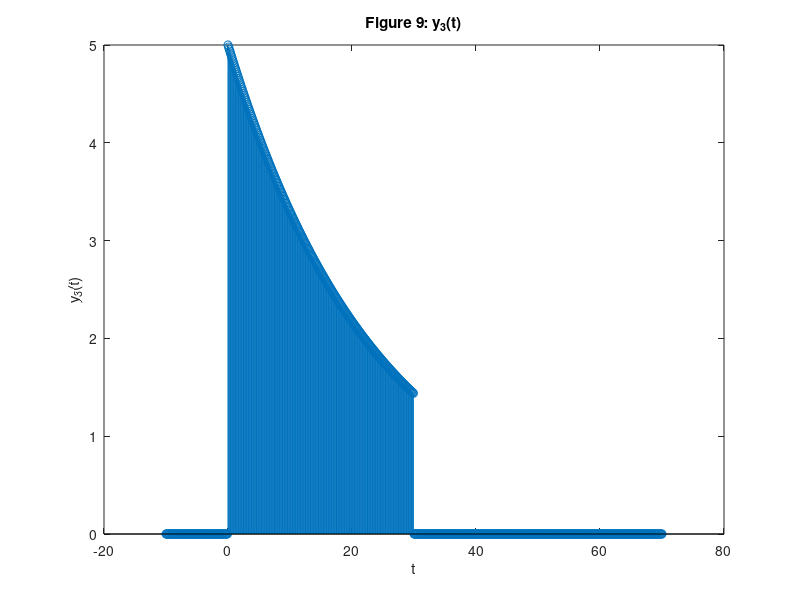

The MATLAB script that drew this image:

% CT signal: z(t) = 5*e^(-t/8)*(u(t)-u(t-10))
% where t = -10 : 0.1 : 70

t = -10 : 0.1 : 70;

u = @(t) (1.*((t >= 0) & (t <= 70)));
z = @(t) (5.*(exp((-t) / 8)).*(u(t) - u(t-10)));
% stem(t, z(t));

% i) y3(t) = z(t/3)

y_3 = @(t) z(t/3);

figure(9);
stem(t, y_3(t));
title('Figure 9: y_{3}(t)');
xlabel('t'); ylabel('y_{3}(t)');

% ii) explain
% The functions y2[n] and y3(t) are not the same because the frequency
% sampling is different at every 0.1 interval, as shown in Figure 9, in 
% comparison to at every integer value, as shown in Figure 8.
